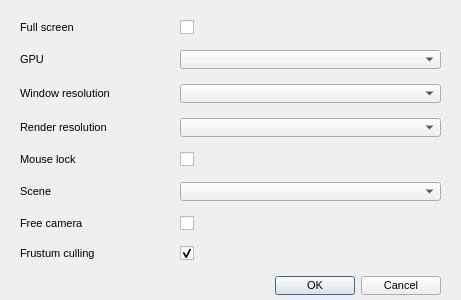
<?xml version="1.0" encoding="UTF-8"?>
<ui version="4.0">
 <class>SetupDialog</class>
 <widget class="QMainWindow" name="SetupDialog">
  <property name="geometry">
   <rect>
    <x>0</x>
    <y>0</y>
    <width>461</width>
    <height>300</height>
   </rect>
  </property>
  <property name="minimumSize">
   <size>
    <width>461</width>
    <height>0</height>
   </size>
  </property>
  <property name="maximumSize">
   <size>
    <width>461</width>
    <height>300</height>
   </size>
  </property>
  <property name="baseSize">
   <size>
    <width>461</width>
    <height>300</height>
   </size>
  </property>
  <property name="font">
   <font>
    <pointsize>8</pointsize>
    <weight>50</weight>
    <italic>false</italic>
    <bold>false</bold>
    <stylestrategy>PreferDefault</stylestrategy>
   </font>
  </property>
  <property name="windowTitle">
   <string>Runtime setup</string>
  </property>
  <widget class="QWidget" name="root">
   <widget class="QWidget" name="formLayoutWidget">
    <property name="geometry">
     <rect>
      <x>0</x>
      <y>0</y>
      <width>461</width>
      <height>296</height>
     </rect>
    </property>
    <layout class="QFormLayout" name="form_layout">
     <property name="rowWrapPolicy">
      <enum>QFormLayout::WrapLongRows</enum>
     </property>
     <property name="horizontalSpacing">
      <number>70</number>
     </property>
     <property name="verticalSpacing">
      <number>15</number>
     </property>
     <property name="leftMargin">
      <number>20</number>
     </property>
     <property name="topMargin">
      <number>20</number>
     </property>
     <property name="rightMargin">
      <number>20</number>
     </property>
     <item row="0" column="0">
      <widget class="QLabel" name="label_fullscreen">
       <property name="text">
        <string>Full screen</string>
       </property>
      </widget>
     </item>
     <item row="0" column="1">
      <widget class="QCheckBox" name="is_fullscreen">
       <property name="text">
        <string/>
       </property>
      </widget>
     </item>
     <item row="1" column="0">
      <widget class="QLabel" name="label_gpu">
       <property name="text">
        <string>GPU</string>
       </property>
      </widget>
     </item>
     <item row="1" column="1">
      <widget class="QComboBox" name="selection_gpu"/>
     </item>
     <item row="2" column="0">
      <widget class="QLabel" name="label_window_resolution">
       <property name="text">
        <string>Window resolution</string>
       </property>
      </widget>
     </item>
     <item row="2" column="1">
      <widget class="QComboBox" name="selection_window_resolution">
       <property name="enabled">
        <bool>true</bool>
       </property>
      </widget>
     </item>
     <item row="3" column="0">
      <widget class="QLabel" name="label_render_resolution">
       <property name="text">
        <string>Render resolution</string>
       </property>
      </widget>
     </item>
     <item row="3" column="1">
      <widget class="QComboBox" name="selection_render_resolution"/>
     </item>
     <item row="4" column="0">
      <widget class="QLabel" name="label_mouse_lock">
       <property name="text">
        <string>Mouse lock</string>
       </property>
      </widget>
     </item>
     <item row="4" column="1">
      <widget class="QCheckBox" name="is_mouse_lock">
       <property name="text">
        <string/>
       </property>
      </widget>
     </item>
     <item row="5" column="0">
      <widget class="QLabel" name="label_scene">
       <property name="text">
        <string>Scene</string>
       </property>
      </widget>
     </item>
     <item row="5" column="1">
      <widget class="QComboBox" name="selection_scene"/>
     </item>
     <item row="6" column="0">
      <widget class="QLabel" name="label_free_camera">
       <property name="text">
        <string>Free camera</string>
       </property>
      </widget>
     </item>
     <item row="6" column="1">
      <widget class="QCheckBox" name="is_free_camera">
       <property name="text">
        <string/>
       </property>
      </widget>
     </item>
     <item row="7" column="0">
      <widget class="QLabel" name="label_frustum_culling">
       <property name="text">
        <string>Frustum culling</string>
       </property>
      </widget>
     </item>
     <item row="7" column="1">
      <widget class="QCheckBox" name="is_frustum_cullling">
       <property name="enabled">
        <bool>true</bool>
       </property>
       <property name="text">
        <string/>
       </property>
       <property name="checked">
        <bool>true</bool>
       </property>
       <property name="autoRepeat">
        <bool>false</bool>
       </property>
      </widget>
     </item>
     <item row="8" column="1">
      <widget class="QDialogButtonBox" name="launch_box">
       <property name="orientation">
        <enum>Qt::Horizontal</enum>
       </property>
       <property name="standardButtons">
        <set>QDialogButtonBox::Cancel|QDialogButtonBox::Ok</set>
       </property>
       <property name="centerButtons">
        <bool>false</bool>
       </property>
      </widget>
     </item>
    </layout>
   </widget>
  </widget>
 </widget>
 <resources/>
 <connections/>
</ui>
